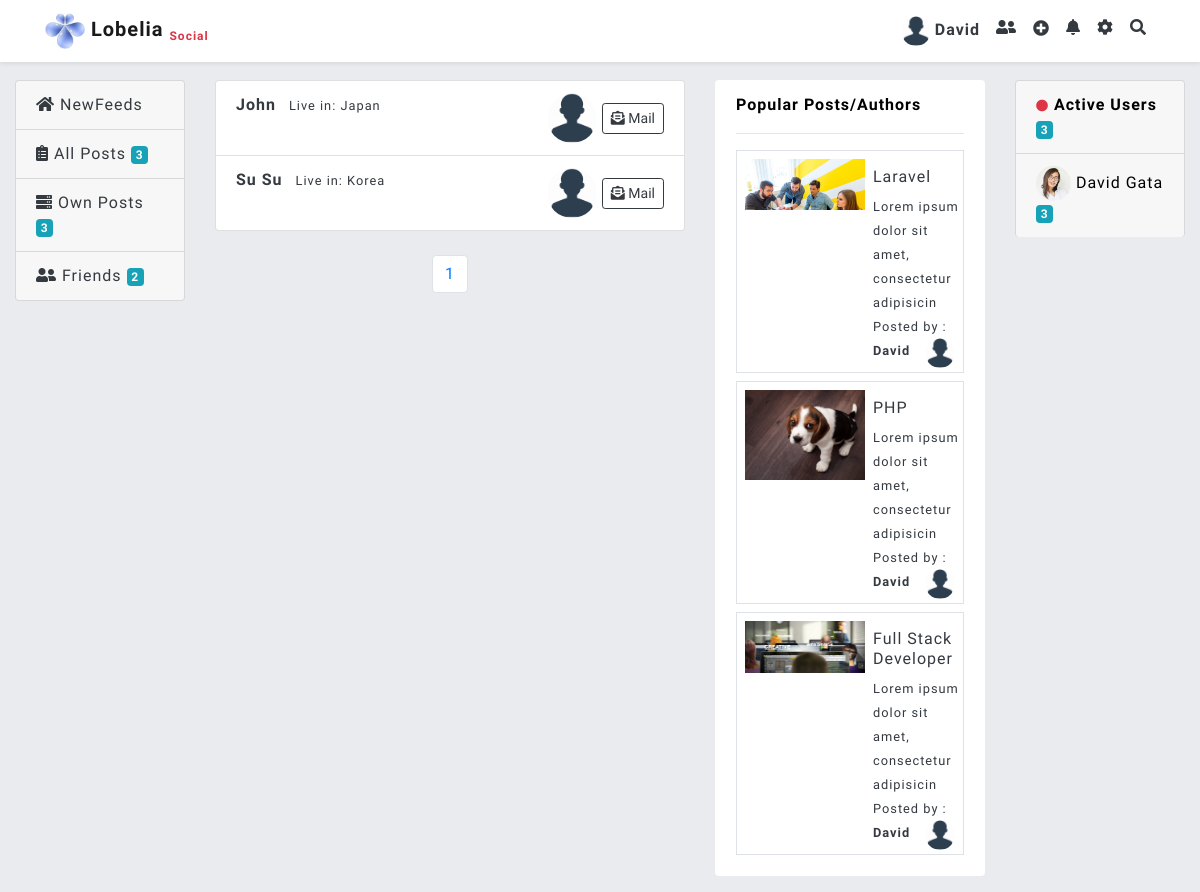
Screenshot of /friend.php (signed in) with the database file from the repository.
### tables this page shows
CREATE TABLE `user` (
  `id` int(11) NOT NULL,
  `name` varchar(30) NOT NULL,
  `email` varchar(30) NOT NULL,
  `phone` varchar(30) NOT NULL,
  `password` varchar(100) NOT NULL,
  `dob` date NOT NULL,
  `gender` varchar(10) NOT NULL,
  `photo` varchar(100) NOT NULL,
  `address` text NOT NULL,
  `created_date` date NOT NULL,
  `modified_date` date NOT NULL
);

CREATE TABLE `posts` (
  `id` int(11) NOT NULL,
  `title` varchar(100) NOT NULL,
  `description` text NOT NULL,
  `user_id` int(11) NOT NULL,
  `post_photo` varchar(100) NOT NULL,
  `created_date` date NOT NULL,
  `modified_date` date NOT NULL
);

### friend.php (the view, shortened to what this page needs)
<!DOCTYPE html>
<html>
<head>
	<?php include('cdn.php'); ?>
</head>
<body style="background:#E9EBEE;">
<?php include ('nav.php'); ?>
<div class="container-fluid" style="margin-top: 80px;">
	<div class="row">
		<div class="col-md-2">
			<?php include('leftside.php'); ?>
		</div>
		<div class="col-md-5">
			<div class="post_friend">
<ul class="list-group">
	<?php
	$limit = 2;
	$page = ceil($friend/$limit);
	$start = 0;
	if(isset($_GET['id']))
	{
		$id=$_GET['id'];
		$start = ($id-1)*$limit;
	}else{
		$id=1;
	}
	$fri_sql = mysqli_query($conn,"SELECT * FROM user WHERE id!='".$_SESSION['id']."' LIMIT $start,$limit");
	while($fri = mysqli_fetch_assoc($fri_sql)){
	?>
  <li class="list-group-item">
  	<a href="" class="card-link text-dark">
  	<b class="mr-2"><?php echo $fri['name']; ?></b>
  	<small> Live in: <?php echo $fri['address']; ?></small>
  	<div class="float-right">
  	<img src="img/<?php echo $fri['photo']; ?>" class="rounded-circle" width="50px" height="50px">
  	</a>
  	<button class="btn btn-outline-dark btn-sm" data-toggle="modal" data-target="#mail_Modal"><i class="fas fa-envelope-open-text"></i> Mail</button>
  	</div>
<?php } ?>
<ul class="pagination justify-content-center mt-4">
	<?php if($id>1){ ?>
    <li class="page-item"><a class="page-link" href="friend.php?id=<?php echo $id-1; ?>">Previous</a></li>
  <?php } for($i=1;$i<=$page;$i++){ ?>
    <li class="page-item"><a class="page-link" href="friend.php?id=<?php echo $i; ?>"><?php echo $i; ?></a></li>
  <?php } if($id<$page){ ?>
    <li class="page-item"><a class="page-link" href="friend.php?id=<?php echo $id+1; ?>">Next</a></li>
  <?php } ?>
</ul>
		</div>
		</div>
		<div class="col-md-3">
			<?php include('popular.php'); ?>
		<div class="col-md-2">
			<ul class="list-group side_right">
				<li class="list-group-item"><i class="fas fa-circle text-danger" style="font-size:12px;"></i> <b>Active Users</b> <span class="badge badge-info">3</span></li>
			  <li class="list-group-item border-top-0 border-bottom-0"><img src="img/4.png" class="rounded-circle" width="35px" > David Gata <span class="badge badge-info">3</span></li>
			</ul>
		</div>
</body>
</html>

### cdn.php (shortened to what this page needs)
<link rel="stylesheet" href="https://use.fontawesome.com/releases/v5.8.1/css/all.css" >
<link rel="stylesheet" href='https://mmwebfonts.comquas.com/fonts/?font=pyidaungsu' />
<link rel="stylesheet" href="https://cdnjs.cloudflare.com/ajax/libs/animate.css/3.7.2/animate.min.css">
<link rel="stylesheet" href="https://maxcdn.bootstrapcdn.com/bootstrap/4.4.1/css/bootstrap.min.css">

### nav.php (shortened to what this page needs)
<?php
include('db.php');
$user_sql=mysqli_query($conn,"SELECT * FROM user WHERE id='".$_SESSION['id']."'");
$user=mysqli_fetch_assoc($user_sql);
?>
<nav class="navbar navbar-expand-lg shadow-sm navbar-light bg-white container-fluid fixed-top">
<div class="container">
  <a class="navbar-brand" href="home.php">
    <img src="img/brand.png" style="width:40px;">
    <b>Lobelia</b> <sub><small class="text-danger font-weight-bold">Social</small></sub></a>
  <div class="collapse navbar-collapse" id="navbarSupportedContent">
    <ul class="navbar-nav ml-auto">
      <li class="nav-item">
        <a class="nav-link text-dark font-weight-bold" href="home.php"><img src="img/<?php echo $user['photo']; ?>" class="rounded-circle mr-1" width="30px;" height="30px;"><?php echo $user['name']; ?></a>
      </li>
      <li class="nav-item">
        <a class="nav-link text-dark" href="#"><i class="fas fa-user-friends"></i></a>
      </li>
      <li class="nav-item">
        <i data-toggle="modal" data-target="#create_post_Modal" class="nav-link text-dark fas fa-plus-circle mt-1"></i>
      </li>
      <li class="nav-item">
        <a class="nav-link text-dark" href="#"><i class="fas fa-bell"></i></a>
      </li>
      <li class="nav-item dropdown">
        <a class="nav-link font-weight-bold text-dark" href="#" id="navbarDropdown" role="button" data-toggle="dropdown" aria-haspopup="true" aria-expanded="false">
          <i class="fas fa-cog"></i>
        </a>
      </li>
      <li class="nav-item">
        <a class="nav-link text-dark">
<input type="" name="" placeholder="Search Here" class="mr-1 search_input" style="display: none; width: 300px;border:none;outline: none;border-bottom: 1px solid #aaa;"><i class="fas fa-search search_btn"></i></a>
      </li>
  </div>
</div>
</nav>

### leftside.php
<?php
$all_sql=mysqli_query($conn,"SELECT * FROM posts");
$all=mysqli_num_rows($all_sql);
$own_sql=mysqli_query($conn,"SELECT * FROM posts WHERE user_id='".$_SESSION['id']."'");
$own=mysqli_num_rows($own_sql);
$friend_sql=mysqli_query($conn,"SELECT * FROM user WHERE id!='".$_SESSION['id']."'");
$friend=mysqli_num_rows($friend_sql);
?>
<ul class="list-group side_left mb-3">
	<li class="list-group-item"><a href="home.php" class="card-link text-dark"><i class="fas fa-home"></i> NewFeeds</a></li>
	<li class="list-group-item"><a href="home.php" class="card-link text-dark"><i class="fas fa-clipboard-list"></i> All Posts <span class="badge badge-info"><?php echo $all; ?></span></a></li>
	<li class="list-group-item">
	<a href="home.php?id=<?php echo $_SESSION['id']; ?>" class="card-link text-dark"><i class="fas fa-server"></i> Own Posts <span class="badge badge-info"><?php echo $own; ?></span></a></li>
	<li class="list-group-item"><a href="friend.php" class="card-link text-dark"><i class="fas fa-user-friends"></i> Friends <span class="badge badge-info"><?php echo $friend; ?></span></a></li>
</ul>

### popular.php (shortened to what this page needs)
<div class="alert bg-white pop">
				<b>Popular Posts/Authors</b><hr>
<?php
$pop_sql=mysqli_query($conn,"SELECT posts.*,user.name,user.photo FROM posts INNER JOIN like_data ON like_data.post_id=posts.id INNER JOIN user ON posts.user_id=user.id GROUP BY like_data.post_id ORDER BY count(like_data.post_id) DESC LIMIT 0,3");
while($pop=mysqli_fetch_assoc($pop_sql))
{ ?>
			<div class="media border mb-2">
				<a href="" class="card-link text-dark">
			  <div class="media-left">
			    <img src="img/<?php echo $pop['post_photo']; ?>" class="media-object my-2 ml-2" width="120px">
			  </div>
			  <div class="media-body ml-2">
			    <h6 class="media-heading mt-3"><?php echo $pop['title']; ?></h6>
<small><?php echo substr($pop['description'],0,50); ?></small></a><br>
			    <a href="" class="text-dark"><small>Posted by : <b><?php echo $pop['name']; ?></b></small>
			    <img src="img/<?php echo $pop['photo']; ?>" class="rounded-circle float-right mr-2 mb-1" width="30px" height="30px">
			    </a>
			  </div>
			</div>
<?php } ?>

### cdn.php (style rules this page uses)
body { font-family: 'Saira Semi Condensed', sans-serif; letter-spacing: 1px; color:black; }
.side_left li,.side_right li { background:#F7F7F7; }

### friend.php (style rules this page uses)
.side_left li,.side_right li { background:#F7F7F7; }

### rows the page displays
user: photo (picture), name "David"
user: name "John", address "Japan", photo (picture)
user: name "Su Su", address "Korea", photo (picture)
posts: post_photo (picture), title "Laravel", description "Lorem ipsum dolor sit amet, consectetur adipisicin", user.name "David", user.photo (picture)
posts: post_photo (picture), title "PHP", description "Lorem ipsum dolor sit amet, consectetur adipisicin", user.name "David", user.photo (picture)
posts: post_photo (picture), title "Full Stack Developer", description "Lorem ipsum dolor sit amet, consectetur adipisicin", user.name "David", user.photo (picture)

### other values shown
$all "3"
$own "3"
$friend "2"
